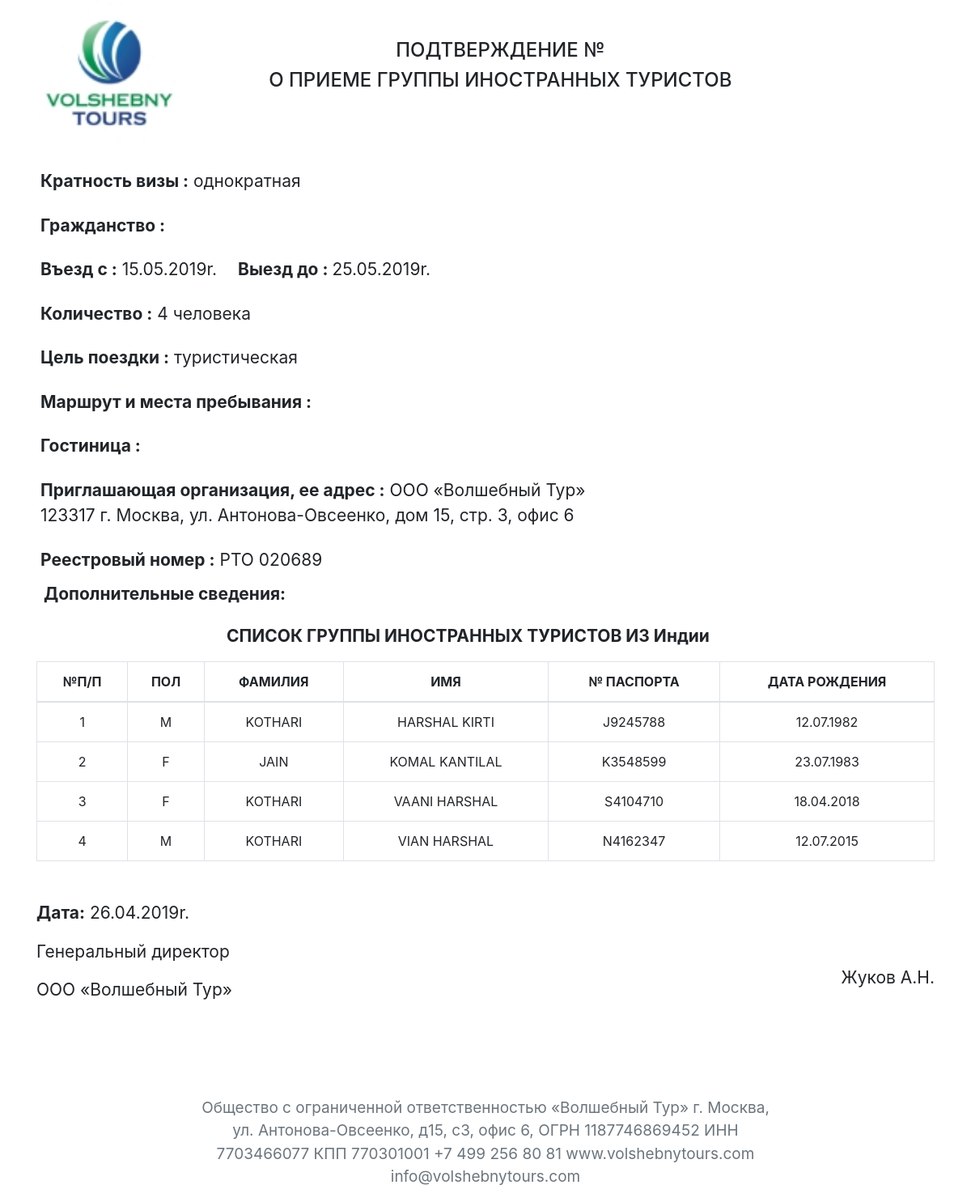
The app's page /russian_visa/1 with its own data.
### generateletter/models.py (models this page shows, shortened)
class Visaletters(models.Model):
    CIT_CHOICES = (
        ("INDIA", "India"),
        ("USA", "Usa"),
        ("UK", "Uk"),
        ("CHINA", "China"),
        ("JAPAN", "Japan"),
    )
    no_passenger = models.IntegerField(default=1)
    Country = models.CharField(max_length=264, choices=CIT_CHOICES, default="INDIA")
    entry_from = models.CharField(max_length=200)
    departure_to = models.CharField(max_length=200)
    PAS = (("1", "1"), ("2", "2"), ("3", "3"), ("4", "4"), ("5", "5"))
    Visa_Letter_Number = models.CharField(max_length=264, default="1")
    Date_of_letter = models.CharField(max_length=200, blank=True)
    Routes_and_Places = models.CharField(max_length=500, default="MOSCOW")
    hotels = models.CharField(max_length=264)
    Organization = models.CharField(max_length=200, blank=True)
    multi = (("Paid", "Paid"), ("unpaid", "unpaid"))
    Payment_status = models.CharField(max_length=200, choices=multi, default="unpaid")
    amount = models.PositiveIntegerField()
    firstname_1 = models.CharField(max_length=264)
    lastname_1 = models.CharField(max_length=264)
    Passport_Number_1 = models.CharField(max_length=200, unique=True)
    Date_Of_Birth_1 = models.CharField(max_length=200)
    Sex_1 = models.CharField(max_length=100)
    firstname_2 = models.CharField(max_length=264, blank=True)
    lastname_2 = models.CharField(max_length=264, blank=True)
    Passport_Number_2 = models.CharField(max_length=200, blank=True)
    Date_Of_Birth_2 = models.CharField(max_length=200, blank=True)
    Sex_2 = models.CharField(max_length=100, blank=True)
    firstname_3 = models.CharField(max_length=264, blank=True)
    lastname_3 = models.CharField(max_length=264, blank=True)
    Passport_Number_3 = models.CharField(max_length=200, blank=True)
    Date_Of_Birth_3 = models.CharField(max_length=200, blank=True)
    Sex_3 = models.CharField(max_length=100, blank=True)
    firstname_4 = models.CharField(max_length=264, blank=True)
    lastname_4 = models.CharField(max_length=264, blank=True)
    Passport_Number_4 = models.CharField(max_length=200, blank=True)
    Date_Of_Birth_4 = models.CharField(max_length=200, blank=True)
    Sex_4 = models.CharField(max_length=100, blank=True)
    firstname_5 = models.CharField(max_length=264, blank=True)
    lastname_5 = models.CharField(max_length=264, blank=True)
    Passport_Number_5 = models.CharField(max_length=200, blank=True)
    Date_Of_Birth_5 = models.CharField(max_length=200, blank=True)
    Sex_5 = models.CharField(max_length=100, blank=True)

### generateletter/views.py (the view)
# urls.py: path("russian_visa/<int:pk>", views.gen_rus_visa.as_view(), name="gen_rus_visa"),
class gen_rus_visa(DetailView):
    model = Visaletters
    context_object_name = "russian_visa"
    template_name = "generateletter/gen_rus_visa.html"

### templates/generateletter/gen_rus_visa.html (shortened to what this page needs)
<!doctype html>
{% load staticfiles %}
{% load gtranslate %}
<html lang="en">
<head>
  <link rel="stylesheet" href="https://stackpath.bootstrapcdn.com/bootstrap/4.3.1/css/bootstrap.min.css"
>
</head>
<body>
  <div class="djangtwo">
    <!doctype html>
    <html lang="en">
    <head>
      <link rel="stylesheet" href="https://stackpath.bootstrapcdn.com/bootstrap/4.3.1/css/bootstrap.min.css"
>
    </head>
    <body>
      <div class="container">
        <div class="row">
          <div class="col-2 mb-3">
            <img src="{% static 'Logo--k7-01.jpg' %}" alt="" class="d-flex" style="width: 180px; height: 180px">
          </div>
          <div class="col-10 mt-5">
            <h4 class="text-center col-10">ПОДТВЕРЖДЕНИЕ № {% gtranslate russian_visa.Visa_Letter_Number 'ru' %}</h4>
            <h4 class="text-center col-10">О ПРИЕМЕ ГРУППЫ ИНОСТРАННЫХ ТУРИСТОВ</h4>
          </div>
        </div>
        <div class="row">
          <ul class="list-group mb-1">
            <li class="list-group-item border-0 fontsize"><b>Кратность визы :</b> однократная</li>
            <li class="list-group-item border-0 fontsize"><b>Гражданство :</b> {% gtranslate russian_visa.Country 'ru' %}
            </li>
            <li class="list-group-item border-0 fontsize"><b>Въезд с :</b> {{ russian_visa.entry_from }} <span
                style="margin-left:20px"><b>Выезд до : </b> {{ russian_visa.departure_to }}</span></li>
            <li class="list-group-item border-0 fontsize"><b>Количество :</b> {{ russian_visa.no_passenger }} человека
            </li>
            <li class="list-group-item border-0 fontsize"><b>Цель поездки :</b>
              туристическая </li>
            <li class="list-group-item border-0 fontsize"><b>Маршрут и места пребывания :</b>
              {% gtranslate russian_visa.Routes_and_Places 'ru' %} </li>
            <li class="list-group-item border-0 fontsize"><b>Гостиница :</b> {% gtranslate russian_visa.hotels 'ru' %}
            </li>
            <li class="list-group-item border-0 fontsize"><b>Приглашающая организация, ее адрес :</b> ООО «Волшебный Тур» <br>
             123317 г. Москва, ул. Антонова-Овсеенко, дом 15, стр. 3, офис 6
</li>
            <li class="list-group-item border-0 fontsize"><b>Реестровый номер :</b> PTO 020689</li>
            <p class="ml-4 fontsize"><b>Дополнительные сведения:</b></p>
            </ul>
            <p class=" fontsize" style="margin-left:250px"><b>СПИСОК ГРУППЫ ИНОСТРАННЫХ ТУРИСТОВ ИЗ Индии</b></p>
        </div>
        {% if russian_visa.firstname_5 %}
        <table class="table text-center table-bordered">
          <thead>
            <tr>
              <th>№П/П</th>
              <th>ПОЛ</th>
              <th>ФАМИЛИЯ</th>
              <th>ИМЯ</th>
              <th>№ ПАСПОРТА</th>
              <th>ДАТА РОЖДЕНИЯ</th>
            </tr>
          </thead>
          <tr>
            <td>1</td>
            <td>{{russian_visa.Sex_1}}</td>
            <td>{{russian_visa.lastname_1}}</td>
            <td>{{russian_visa.firstname_1}}</td>
            <td>{{russian_visa.Passport_Number_1}}</td>
            <td>{{russian_visa.Date_Of_Birth_1}}</td>
          </tr>
          <tr>
            <td>2</td>
            <td>{{russian_visa.Sex_2}}</td>
            <td>{{russian_visa.lastname_2}}</td>
            <td>{{russian_visa.firstname_2}}</td>
            <td>{{russian_visa.Passport_Number_2}}</td>
            <td>{{russian_visa.Date_Of_Birth_2}}</td>
          </tr>
          <tr>
            <td>3</td>
            <td>{{russian_visa.Sex_3}}</td>
            <td>{{russian_visa.lastname_3}}</td>
            <td>{{russian_visa.firstname_3}}</td>
            <td>{{russian_visa.Passport_Number_3}}</td>
            <td>{{russian_visa.Date_Of_Birth_3}}</td>
          </tr>
          <tr>
            <td>4</td>
            <td>{{russian_visa.Sex_4}}</td>
            <td>{{russian_visa.lastname_4}}</td>
            <td>{{russian_visa.firstname_4}}</td>
            <td>{{russian_visa.Passport_Number_4}}</td>
            <td>{{russian_visa.Date_Of_Birth_4}}</td>
          </tr>
          <tr>
            <td>5</td>
            <td>{{russian_visa.Sex_5}}</td>
            <td>{{russian_visa.lastname_5}}</td>
            <td>{{russian_visa.firstname_5}}</td>
            <td>{{russian_visa.Passport_Number_5}}</td>
            <td>{{russian_visa.Date_Of_Birth_5}}</td>
          </tr>
        </table>
        {% elif russian_visa.firstname_4 %}
        <table class="table text-center table-bordered">
          <thead>
            <tr>
              <th>№П/П</th>
              <th>ПОЛ</th>
              <th>ФАМИЛИЯ</th>
              <th>ИМЯ</th>
              <th>№ ПАСПОРТА</th>
              <th>ДАТА РОЖДЕНИЯ</th>
            </tr>
          </thead>
          <tr>
            <td>1</td>
            <td>{{russian_visa.Sex_1}}</td>
            <td>{{russian_visa.lastname_1}}</td>
            <td>{{russian_visa.firstname_1}}</td>
            <td>{{russian_visa.Passport_Number_1}}</td>
            <td>{{russian_visa.Date_Of_Birth_1}}</td>
          </tr>
          <tr>
            <td>2</td>
            <td>{{russian_visa.Sex_2}}</td>
            <td>{{russian_visa.lastname_2}}</td>
            <td>{{russian_visa.firstname_2}}</td>
            <td>{{russian_visa.Passport_Number_2}}</td>
            <td>{{russian_visa.Date_Of_Birth_2}}</td>
          </tr>
          <tr>
            <td>3</td>
            <td>{{russian_visa.Sex_3}}</td>
            <td>{{russian_visa.lastname_3}}</td>
            <td>{{russian_visa.firstname_3}}</td>
            <td>{{russian_visa.Passport_Number_3}}</td>
            <td>{{russian_visa.Date_Of_Birth_3}}</td>
          </tr>
          <tr>
            <td>4</td>
            <td>{{russian_visa.Sex_4}}</td>
            <td>{{russian_visa.lastname_4}}</td>
            <td>{{russian_visa.firstname_4}}</td>
            <td>{{russian_visa.Passport_Number_4}}</td>
            <td>{{russian_visa.Date_Of_Birth_4}}</td>
          </tr>
        </table>
        {% endif %}
        <div class="d-flex flex-row justify-content-between mt-5 fontsize">
          <div>
            <p><b>Дата:</b> {{russian_visa.Date_of_letter}}</p>
            <p>Генеральный директор</p>
            <p>ООО «Волшебный Тур»</p>
          </div>
          <div>
            <p style="margin-top:80px">Жуков А.Н.</p>
          </div>
        </div>
        <div class="row">
          <div class="col-8 text-center text-muted mx-auto" style="margin-top: 100px">
            <p class="font_size">Общество с ограниченной ответственностью «Волшебный Тур»
              г. Москва, ул. Антонова-Овсеенко, д15, с3, офис 6, ОГРН 1187746869452 ИНН 7703466077 КПП 770301001
              +7 499 256 80 81 www.volshebnytours.com info@volshebnytours.com</p>
          </div>
        </div>
      </div>
    </body>
    </html>
  </div>
</body>
</html>

### templates/generateletter/gen_rus_visa.html (style rules this page uses)
.font_size { font-size: 19px; }
.fontsize { font-size: 21px; }

### records on screen
Visaletters: entry_from "15.05.2019r.", departure_to "25.05.2019r.", no_passenger "4", Sex_1 "M", lastname_1 "KOTHARI", firstname_1 "HARSHAL KIRTI", Passport_Number_1 "J9245788", Date_Of_Birth_1 "12.07.1982", Sex_2 "F", lastname_2 "JAIN", firstname_2 "KOMAL KANTILAL", Passport_Number_2 "K3548599", Date_Of_Birth_2 "23.07.1983", Sex_3 "F", lastname_3 "KOTHARI", firstname_3 "VAANI HARSHAL", Passport_Number_3 "S4104710", Date_Of_Birth_3 "18.04.2018", Sex_4 "M", lastname_4 "KOTHARI", firstname_4 "VIAN HARSHAL", Passport_Number_4 "N4162347", Date_Of_Birth_4 "12.07.2015", Date_of_letter "26.04.2019r."
